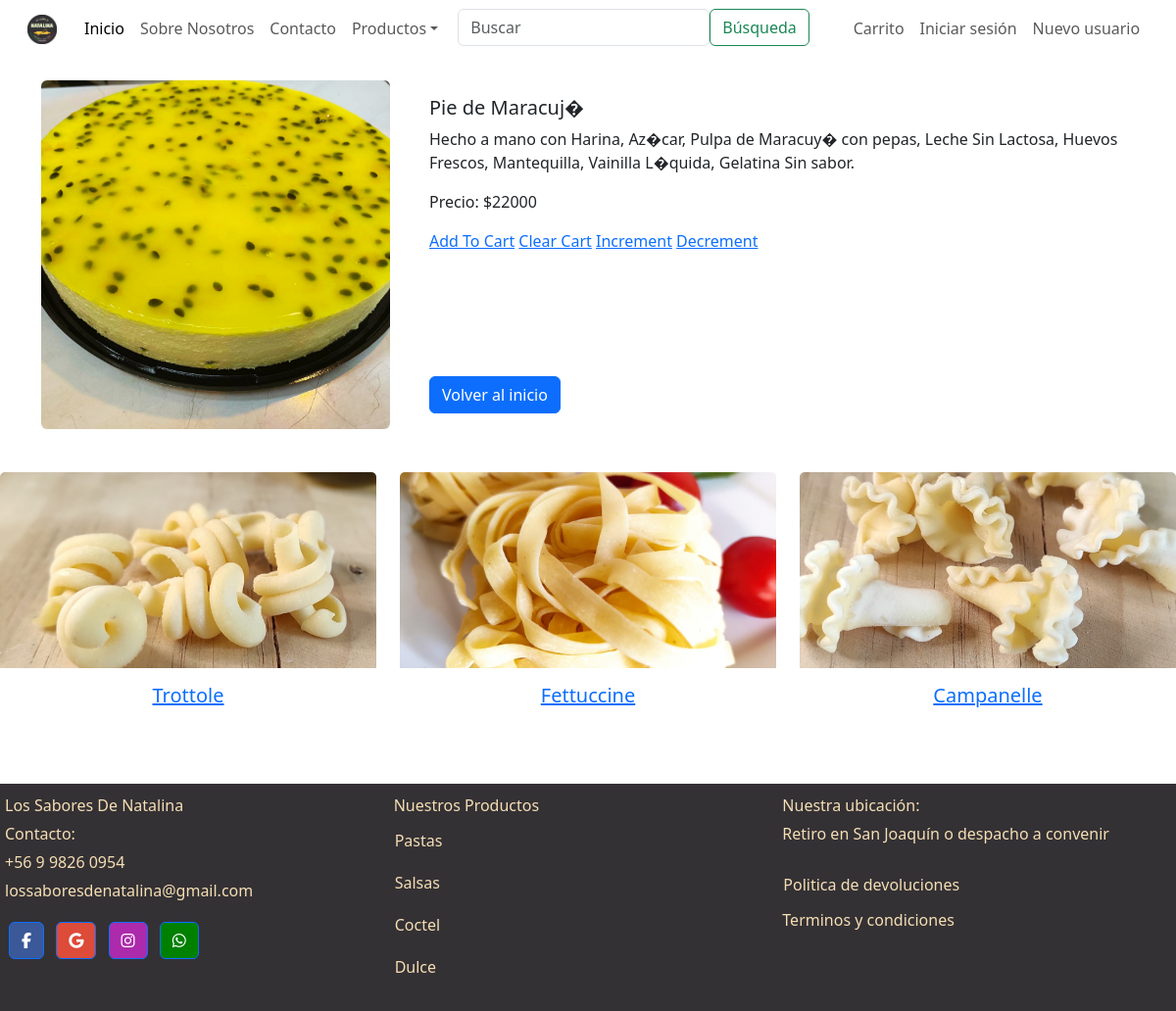
The page /dulce/19/ on the database its author committed.
### web/models.py (models this page shows, shortened)
class Producto(models.Model):
    producto_uuid = models.UUIDField(default= uuid.uuid4, editable= False, unique=True)
    name = models.CharField(max_length=64)
    description = models.TextField()
    price = models.DecimalField(max_digits=10, decimal_places=0)
    image = models.ImageField(upload_to='',null=True, blank=True)
    slug = models.SlugField(unique=True, blank=True)
    is_private = models.BooleanField(default=False)

class Pasta(Producto):
    tipo_pasta = models.CharField(max_length=100)

### web/views.py (the view)
# urls.py: path('dulce/<int:producto_id>/', dulce_detail_view, name='dulce_detail'),
def dulce_detail_view(request, producto_id):
    dulce_instance = get_object_or_404(Dulce, pk=producto_id)
    random_prod = random.sample(list(Pasta.objects.exclude(pk=producto_id)), 3)
    context = {
        'dulce': dulce_instance,
        'random_prod': random_prod,
    }
    return render(request, 'detalle/dulce_detail.html', context)

### cart/context_processors.py (called while the page is built)
def cart_total_amount(request):
	if request.user.is_authenticated:
		cart = Cart(request)
		total_bill = 0.0
		for key,value in request.session['cart'].items():
			total_bill = total_bill + (float(value['price']) * value['quantity'])
		return {'cart_total_amount' : total_bill}
	else:
		return {'cart_total_amount' : 0}

### web/templates/detalle/dulce_detail.html
{% extends "base.html" %}
{% block content %}
<div class="container mt-4">
    <div class="row justify-content-center">
        <div class="col-md-4">
            <img src="{{ dulce.image.url }}" class="img-fluid rounded mx-auto d-block" style="max-width: 100%;">
        </div>
        <div class="col-md-8">
            <div class="card border-0 h-100">
                <div class="card-body d-flex flex-column justify-content-between">
                    <div>
                        <h5 class="card-title">{{ dulce.name }}</h5>
                        <p class="card-text">{{ dulce.description }}</p>
                        <p class="card-text">Precio: ${{ dulce.price }}</p>
                        <a href="{% url 'cart_add' dulce.id %}">Add To Cart</a>
                        <a href="{% url 'cart_clear' %}">Clear Cart</a>
                        <a href="{% url 'item_increment' dulce.id %}">Increment</a>
                        <a href="{% url 'item_decrement' dulce.id %}">Decrement</a>
                    </div>
                    <div>
                        <a href="{% url 'index' %}" class="btn btn-primary align-self-end">Volver al inicio</a>
                    </div>
                </div>
            </div>
        </div>
    </div>
</div>
{% if random_prod %}
<div class="row mt-4 mb-4">
    {% for random_product in random_prod %}
    <div class="col-md-4 mb-4">
        <div class="card border-0 h-100">
            <img src="{{ random_product.image.url }}" class="card-img-top" style="height: 200px; object-fit: cover;">
            <div class="card-body text-center">
                <h5 class="card-title"><a href="{% url 'prod_detail' random_product.id %}">{{ random_product.name }}</a></h5>
            </div>
        </div>
    </div>
    {% endfor %}
</div>
{% endif %}
</div>
{% endblock %}

### web/static/web/css/style.css (style rules this page uses)
* { margin: 0; padding: 0; }
body, html { height: 100%; margin: 0; }
.container { padding-bottom: 20px; }

### rows shown on the page
Producto: image (picture), name "Pie de Maracuj�", description "Hecho a mano con Harina, Az�car, Pulpa de Maracuy� con pepas, Leche Sin Lactosa, Huevos Frescos, Mantequilla, Vainilla L�quida, Gelatina Sin sabor.", price "22000"
Pasta: image (picture), name "Trottole"
Pasta: image (picture), name "Fettuccine"
Pasta: image (picture), name "Campanelle"
